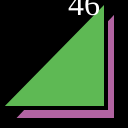
Frame 1 (no input)
Frame 60 (no input): identical to frame 1, image omitted
Frame 120 (the mouse pressed at the canvas centre since frame 60): identical to frame 1, image omitted

The p5.js sketch that drew this single still picture (run headless with seeded random() and noise() and a simulated clock; from frame 60 on, the mouse is pressed at the canvas centre):

// p5.js sketch
// ── sketch.js
function setup() {
  createCanvas(128,128);
}

function draw() {
  background(0);
  strokeWeight(4);
  fill(178, 100, 162);
  triangle(12,120,116,120,116,10);
  fill(94, 185, 84);
  triangle(0,108,106,108,106,0);
  fill(255);
  textSize(32);
  textFont("serif");
  text("46", 68, 15);
}
